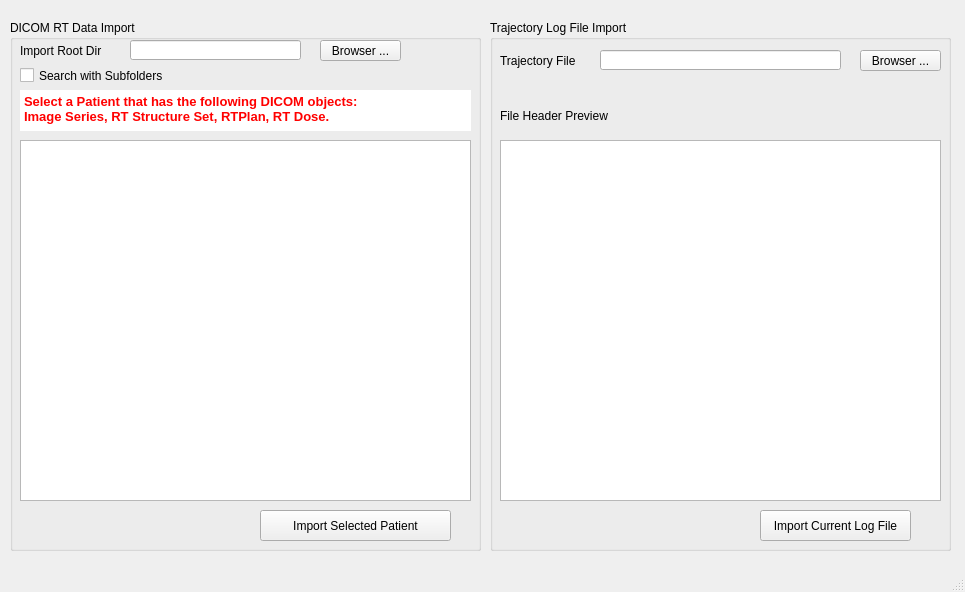
<?xml version="1.0" encoding="UTF-8"?>
<ui version="4.0">
 <class>MainWindow</class>
 <widget class="QMainWindow" name="MainWindow">
  <property name="geometry">
   <rect>
    <x>0</x>
    <y>0</y>
    <width>965</width>
    <height>592</height>
   </rect>
  </property>
  <property name="windowTitle">
   <string>MainWindow</string>
  </property>
  <widget class="QWidget" name="centralwidget">
   <widget class="QGroupBox" name="groupBox">
    <property name="geometry">
     <rect>
      <x>10</x>
      <y>20</y>
      <width>471</width>
      <height>531</height>
     </rect>
    </property>
    <property name="title">
     <string>DICOM RT Data Import</string>
    </property>
    <widget class="QLabel" name="label">
     <property name="geometry">
      <rect>
       <x>10</x>
       <y>20</y>
       <width>101</width>
       <height>21</height>
      </rect>
     </property>
     <property name="text">
      <string>Import Root Dir</string>
     </property>
    </widget>
    <widget class="QLineEdit" name="lineEdit">
     <property name="geometry">
      <rect>
       <x>120</x>
       <y>20</y>
       <width>171</width>
       <height>20</height>
      </rect>
     </property>
    </widget>
    <widget class="QCheckBox" name="checkBox">
     <property name="geometry">
      <rect>
       <x>10</x>
       <y>40</y>
       <width>161</width>
       <height>31</height>
      </rect>
     </property>
     <property name="text">
      <string>Search with Subfolders</string>
     </property>
    </widget>
    <widget class="QTreeView" name="treeView">
     <property name="geometry">
      <rect>
       <x>10</x>
       <y>120</y>
       <width>451</width>
       <height>361</height>
      </rect>
     </property>
    </widget>
    <widget class="QPushButton" name="pushButton_2">
     <property name="geometry">
      <rect>
       <x>310</x>
       <y>20</y>
       <width>81</width>
       <height>21</height>
      </rect>
     </property>
     <property name="text">
      <string>Browser ...</string>
     </property>
    </widget>
    <widget class="QTextBrowser" name="textBrowser">
     <property name="enabled">
      <bool>true</bool>
     </property>
     <property name="geometry">
      <rect>
       <x>10</x>
       <y>70</y>
       <width>451</width>
       <height>41</height>
      </rect>
     </property>
     <property name="autoFillBackground">
      <bool>false</bool>
     </property>
     <property name="frameShape">
      <enum>QFrame::Panel</enum>
     </property>
     <property name="frameShadow">
      <enum>QFrame::Plain</enum>
     </property>
     <property name="lineWidth">
      <number>0</number>
     </property>
     <property name="html">
      <string>&lt;!DOCTYPE HTML PUBLIC &quot;-//W3C//DTD HTML 4.0//EN&quot; &quot;http://www.w3.org/TR/REC-html40/strict.dtd&quot;&gt;
&lt;html&gt;&lt;head&gt;&lt;meta name=&quot;qrichtext&quot; content=&quot;1&quot; /&gt;&lt;style type=&quot;text/css&quot;&gt;
p, li { white-space: pre-wrap; }
&lt;/style&gt;&lt;/head&gt;&lt;body style=&quot; font-family:'SimSun'; font-size:9pt; font-weight:400; font-style:normal;&quot;&gt;
&lt;p style=&quot; margin-top:0px; margin-bottom:0px; margin-left:0px; margin-right:0px; -qt-block-indent:0; text-indent:0px;&quot;&gt;&lt;span style=&quot; font-size:10pt; font-weight:600; color:#ff0000;&quot;&gt;Select a Patient that has the following DICOM objects:&lt;/span&gt;&lt;/p&gt;
&lt;p style=&quot; margin-top:0px; margin-bottom:0px; margin-left:0px; margin-right:0px; -qt-block-indent:0; text-indent:0px;&quot;&gt;&lt;span style=&quot; font-size:10pt; font-weight:600; color:#ff0000;&quot;&gt;Image Series, RT Structure Set, RTPlan, RT Dose.&lt;/span&gt;&lt;/p&gt;&lt;/body&gt;&lt;/html&gt;</string>
     </property>
    </widget>
    <widget class="QPushButton" name="pushButton">
     <property name="geometry">
      <rect>
       <x>250</x>
       <y>490</y>
       <width>191</width>
       <height>31</height>
      </rect>
     </property>
     <property name="text">
      <string>Import Selected Patient</string>
     </property>
    </widget>
   </widget>
   <widget class="QGroupBox" name="groupBox_2">
    <property name="geometry">
     <rect>
      <x>490</x>
      <y>20</y>
      <width>461</width>
      <height>531</height>
     </rect>
    </property>
    <property name="title">
     <string>Trajectory Log File Import</string>
    </property>
    <widget class="QPushButton" name="pushButton_3">
     <property name="geometry">
      <rect>
       <x>370</x>
       <y>30</y>
       <width>81</width>
       <height>21</height>
      </rect>
     </property>
     <property name="text">
      <string>Browser ...</string>
     </property>
    </widget>
    <widget class="QLabel" name="label_2">
     <property name="geometry">
      <rect>
       <x>10</x>
       <y>30</y>
       <width>101</width>
       <height>21</height>
      </rect>
     </property>
     <property name="text">
      <string>Trajectory File</string>
     </property>
    </widget>
    <widget class="QLineEdit" name="lineEdit_2">
     <property name="geometry">
      <rect>
       <x>110</x>
       <y>30</y>
       <width>241</width>
       <height>20</height>
      </rect>
     </property>
    </widget>
    <widget class="QTextBrowser" name="textBrowser_2">
     <property name="geometry">
      <rect>
       <x>10</x>
       <y>120</y>
       <width>441</width>
       <height>361</height>
      </rect>
     </property>
    </widget>
    <widget class="QLabel" name="label_3">
     <property name="geometry">
      <rect>
       <x>10</x>
       <y>80</y>
       <width>131</width>
       <height>31</height>
      </rect>
     </property>
     <property name="text">
      <string>File Header Preview</string>
     </property>
    </widget>
    <widget class="QPushButton" name="pushButton_4">
     <property name="geometry">
      <rect>
       <x>270</x>
       <y>490</y>
       <width>151</width>
       <height>31</height>
      </rect>
     </property>
     <property name="text">
      <string>Import Current Log File</string>
     </property>
    </widget>
   </widget>
  </widget>
  <widget class="QMenuBar" name="menubar">
   <property name="geometry">
    <rect>
     <x>0</x>
     <y>0</y>
     <width>965</width>
     <height>21</height>
    </rect>
   </property>
  </widget>
  <widget class="QStatusBar" name="statusbar"/>
 </widget>
 <resources/>
 <connections/>
</ui>
